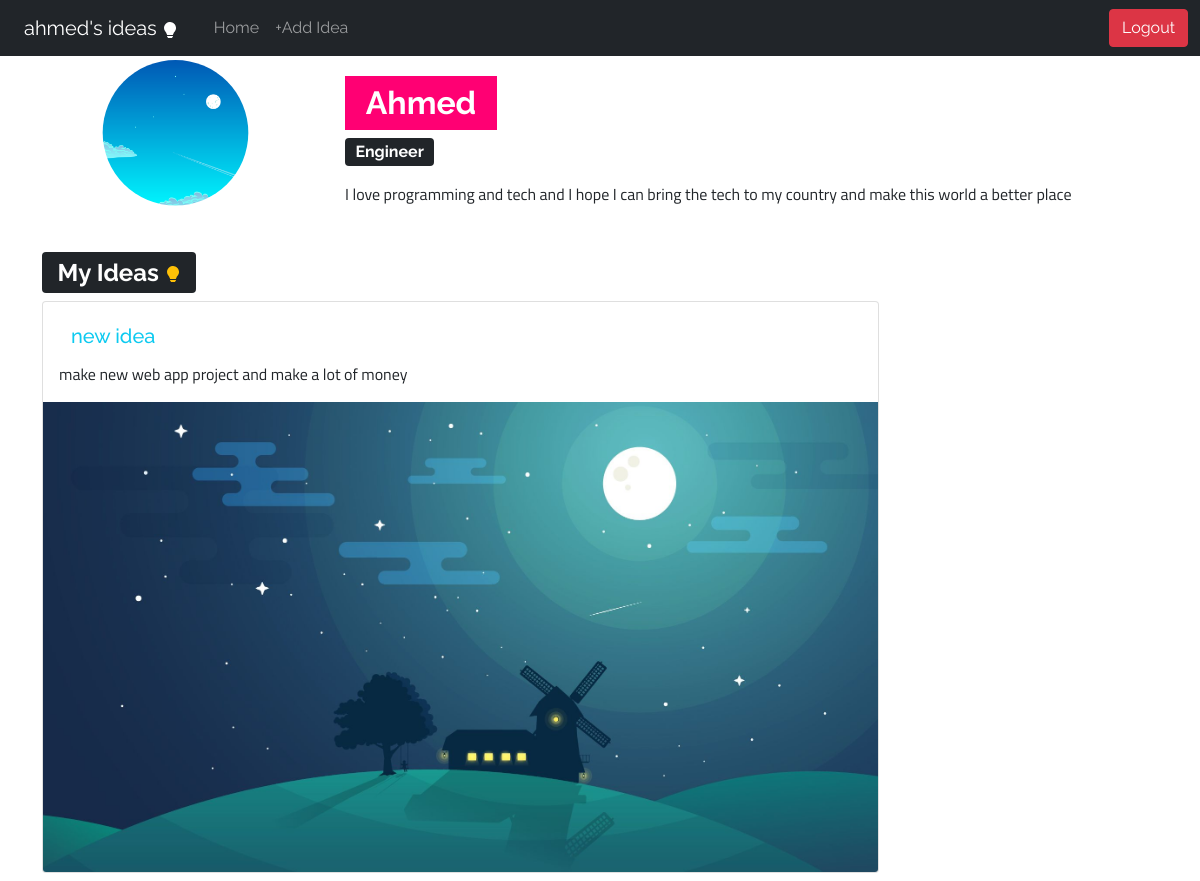
Screenshot of /profile (signed in) with the database file from the repository.
### tables this page shows
CREATE TABLE posts(
        user_id integer not null,
        title varchar(30) not null,
        content text not null,
        image varchar(60) not null
    );

### run.py (the view)
@app.route("/profile")
def profile():
    if session.get("user"):
        id_ = session.get("user")[0]
        posts = posts_db.get_by(id_)
        return render_template("profile.html", username=session.get("user")[1].capitalize(), posts=posts, title=session.get("user")[2].capitalize(), bio=session.get("user")[3], img=session.get("user")[4])
    return render_template("login.html")

### posts_db.py (called while the page is built)
def get_by(user_id):
    conn = sqlite3.connect("data.db")
    cur = conn.cursor()
    cur.execute("select rowid,* from posts where user_id=? order by rowid desc", (user_id,))
    conn.commit()
    data = cur.fetchall()
    conn.close()
    return data

### templates/profile.html (shortened to what this page needs)
{%extends 'base.html'%}
{%block content%}
<div class="container">
    <div class="row p-1">
        <div class="col-lg-3 col-md-2 ">
            <div class="card h-100 border-0 ">
                <img style="clip-path: circle();" src="{{url_for('static',filename=img)}}" class="" alt="...">
            </div>
        </div>
        <div class="col-lg-9 col-md-10 ">
            <div class="card h-100 border-0 ">
                <div class="card-body">
                    <h5 style="background-color: rgb(255, 0, 115);" class="font-1 card-title badge fs-2 rounded-0">{{username}}</h5>
                    <br>
                    <p class="card-text fs-6 font-1 badge bg-dark ">{{title}}</p>
                    <p class="card-text font-2">{{bio}}</p>
                </div>
            </div>
        </div>
    </div>
    <br>
    {%if posts%}
    <h2><span class="badge bg-dark font-1">My Ideas
    </span></h2>
    <div class="my-2 ">
        {%for post in posts%}
        <div class="card  w-75">
            <div class="card-body">
                <a class="btn btn-outline-info border-0" href="{{url_for('idea',post_id=post[0])}}"><h5 class="card-title font-1">{{post[2]}}</h5></a>
                <p class="card-text font-2">{{post[3]}}</p>
            </div>
            <img src="{{url_for('static',filename=post[4])}}" class="card-img-bottom" alt="...">
        </div>
        {%endfor%}
    </div>
    {%else%}
    <h2 class="font-1">there is no Ideas yet!</h2>
    {%endif%}
</div>
{%endblock%}

### templates/base.html (shortened to what this page needs)
<!DOCTYPE html>
<html lang="en">
<head>
    <link href="https://cdn.jsdelivr.net/npm/bootstrap@5.1.1/dist/css/bootstrap.min.css" rel="stylesheet"
>
    <link rel="stylesheet" href="{{url_for('static',filename='css/style.css')}}">
</head>
<body>
<nav class="navbar navbar-expand-lg navbar-dark bg-dark">
    <div class="container-fluid">
        {%if session['user']%}
        <a id="the_brand" class="font-1 navbar-brand btn btn-outline-warning border-0" href="{{url_for('ideas')}}">{{session['user'][1]}}'s ideas
        </a>
        {%endif%}
        <div class="collapse navbar-collapse" id="navbarSupportedContent">
            <ul class="navbar-nav me-auto mb-2 mb-lg-0">
                <li class="nav-item">
                    {%if session['user']%}
                    <li class="nav-item">
                    <a class="nav-link  font-1" aria-current="page"  href="{{url_for('profile')}}">Home</a>
                    </li>
                    <li class="nav-item">
                    <a class="nav-link  font-1" aria-current="page" href="{{url_for('post')}}">+Add Idea</a>
                    </li>
                    {%else%}
                    <li class="nav-item">
                        <a class="nav-link  font-1" aria-current="page" href="{{url_for('home')}}">
                        Home
                    </a>
                    </li>
                    {%endif%}
                </li>
            </ul>
            <form class="d-flex">
                {%if session['user']%}
                <a class="btn btn-danger font-1" aria-current="page" href="{{url_for('logout')}}">Logout</a>
                {%else%}
                <a class="btn btn-info mx-2 font-1" aria-current="page" href="{{url_for('login')}}">Login</a>
                <a class="btn btn-outline-info mx-2 font-1" aria-current="page" href="{{url_for('signup')}}">Sign up</a>
                {%endif%}
            </form>
        </div>
    </div>
</nav>
    {%block content%}{%endblock%}
</body>
</html>

### static/css/style.css (style rules this page uses)
.font-1 { font-family: 'Raleway', sans-serif; }
.font-2 { font-family: 'Titillium Web', sans-serif; }

### rows the page displays
posts: title "new idea", content "make new web app project and make a lot of money", image (picture)

### other values shown
{{ session['user'][1] }} "ahmed"
{{ username }} "Ahmed"
{{ title }} "Engineer"
{{ bio }} "I love programming and tech and I hope I can bring the tech to my country and make this world a better place"
